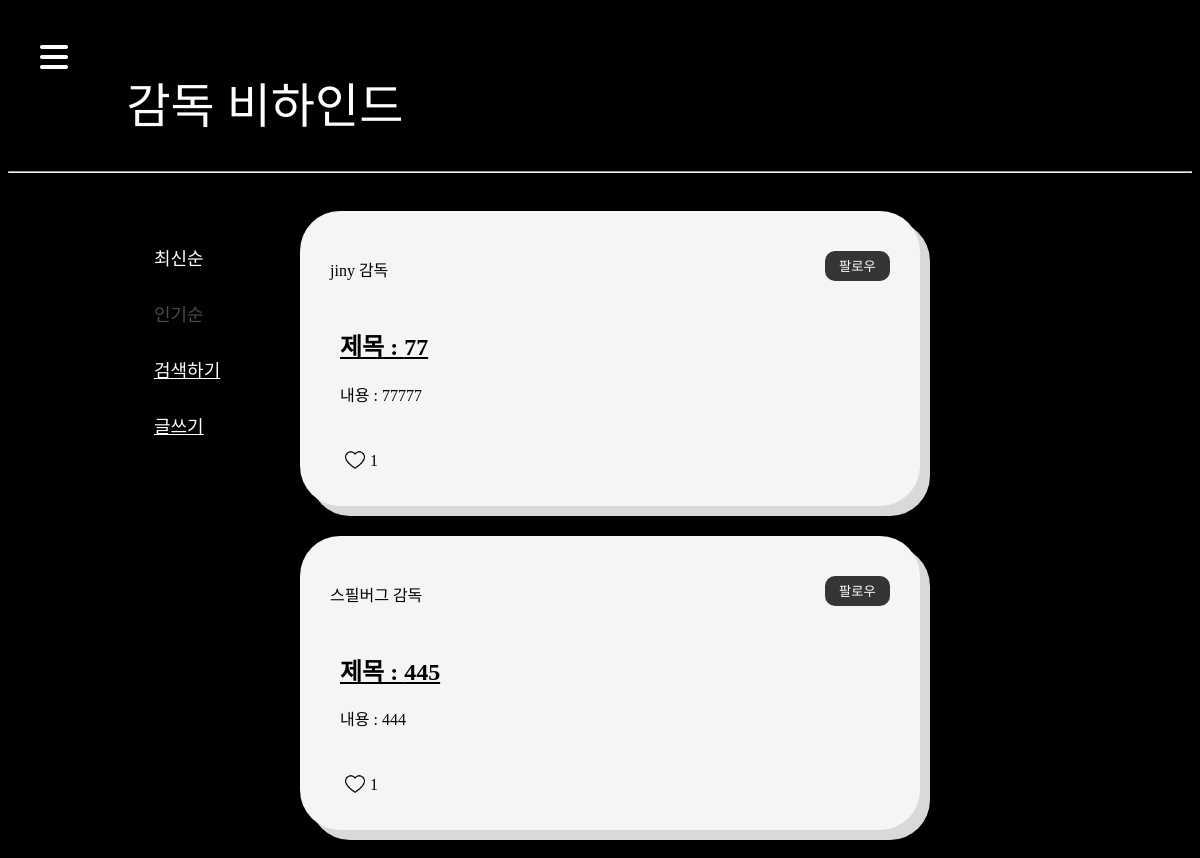
The page /behinds/ on the database as committed earlier.
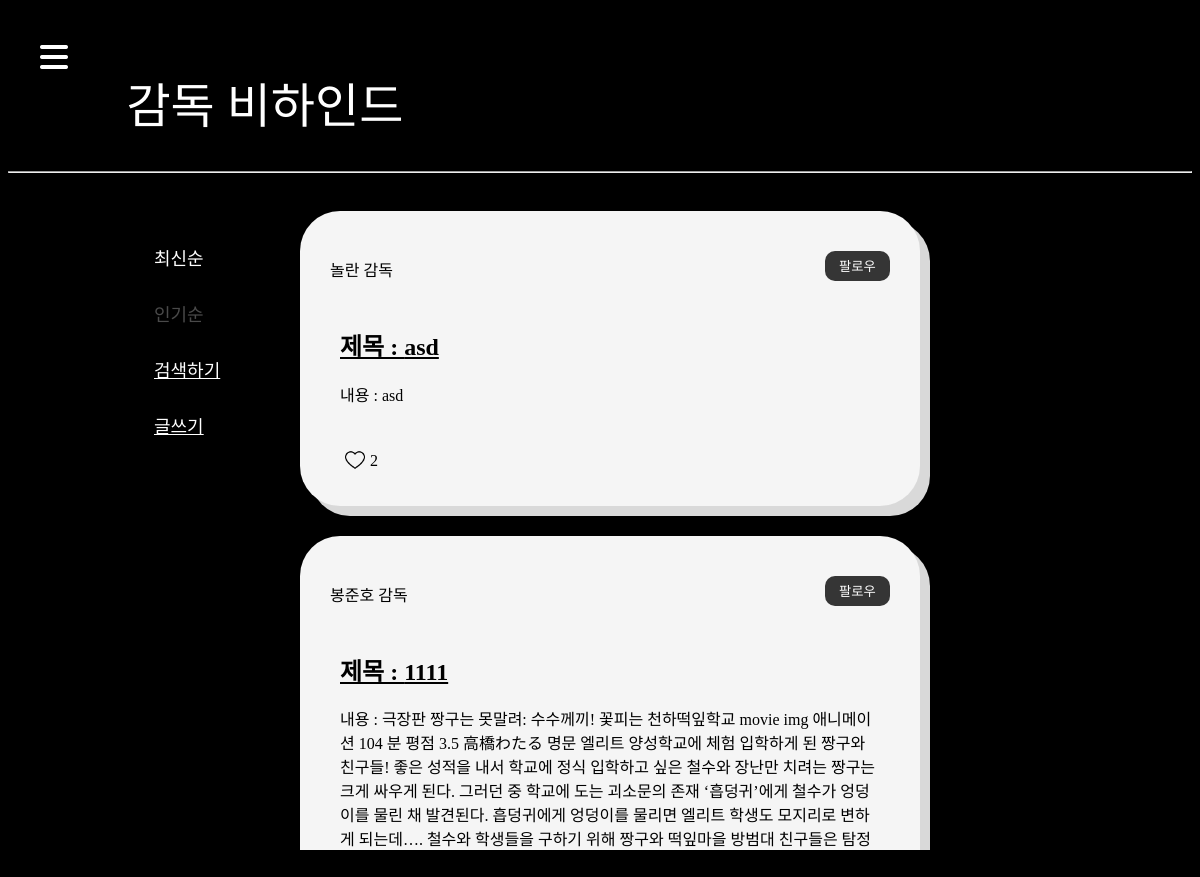
The same page on the database as committed later.
### behinds/models.py (models this page shows)
class Behind(models.Model):
    user = models.ForeignKey(settings.AUTH_USER_MODEL, on_delete=models.CASCADE)
    title = models.CharField(max_length=50)
    content = models.TextField()
    created_at = models.DateTimeField(auto_now_add=True)
    updated_at = models.DateTimeField(auto_now=True)
    like_user = models.ManyToManyField(settings.AUTH_USER_MODEL, related_name='like_behinds')

### accounts/models.py (models this page shows)
class User(AbstractUser):
    followings = models.ManyToManyField('self', symmetrical=False, related_name='followers', blank=True)
    nickname = models.CharField(max_length=20)
    behind_auth = models.BooleanField(default=False)
    profile_image = models.ImageField(upload_to="image", blank=True)

### behinds/views.py (the view)
# urls.py: path('', views.index, name="index"),
def index(request):
    if request.body:
        jsonObject = json.loads(request.body)
        if 'inputContent' in jsonObject.keys():
            inputContent = jsonObject.get('inputContent')
            behinds = Behind.objects.all()
            users = get_user_model().objects. all()
            data = []
            behind_name = get_user_model().objects.filter(username__icontains=inputContent)
            if len(inputContent) > 0 and len(behind_name) > 0:
                for user in behind_name:
                    targetBehinds = user.behind_set.filter(user=user.pk)
                    for targetbehind in targetBehinds:
                        item = {
                            'pk': targetbehind.pk,
                            'title': targetbehind.title,
                            'username': user.username,
                        }
                        data.append(item)
            behinds_title = Behind.objects.filter(title__icontains = inputContent)
            if len(inputContent) > 0 and len(behinds_title) > 0:
                for behind in behinds_title:
                    item = {
                        'pk': behind.pk,
                        'title': behind.title,
                        'username': behind.user.username,
                    }
                    flag = True
                    for d in data :
                        if d['pk'] == behind.pk:
                            flag = False
                            break
                    if flag :
                        data.append(item)
            behinds_content = Behind.objects.filter(content__icontains = inputContent)
            if len(inputContent) > 0 and len(behinds_content) > 0:
                for behind in behinds_content:
                    item = {
                        'pk': behind.pk,
                        'title': behind.title,
                        'username': behind.user.username,
                    }
                    flag = True
                    for d in data :
                        if d['pk'] == behind.pk:
                            flag = False
                            break
                    if flag :
                        data.append(item)
            context = {
                'searchResult': data
            }
            return JsonResponse(context)
    else:
        recentBehinds = Behind.objects.all().order_by('-pk')
        popularBehinds = Behind.objects.annotate(popular_count=Count('like_user')).order_by('-popular_count')
        context = {
            'recentBehinds': recentBehinds,
            'popularBehinds': popularBehinds,
        }
    return render(request, 'behinds/index.html', context)

### behinds/templates/behinds/index.html (shortened to what this page needs)
{% extends 'base.html' %}
{% load static %}
{% block css %}
  <link rel="stylesheet" href="{% static 'css/behinds.css' %}">
{% endblock css %}
{% block content %}
  <div class="nav">감독 비하인드</div>
  <hr>
  <div class="box">
    <div class="re-select-box">
      <span class="re-select" id="recent">최신순</span>
      <span class="re-select deactivate" id="popular">인기순</span>
      <span class="re-select search-box" id="search-btn">검색하기</span>
      <a href="{% url 'behinds:create' %}" data-user-auth="{{ user.behind_auth }}" class="create-page" id="create-page">글쓰기</a>
    </div>
    <div class="middle-box" id="recent-form">
      <div class="form-box" id="form-box">
        {% for behind in recentBehinds %}
          <div class="form-list" id="form-list">
            <div class="profile">
              <div class="profile-user">
                <p id="director">{{ behind.user.username }} 감독</p>
              </div>
              <form id="follow-form" data-user-id="{{ behind.user.pk }}">
                {% if user in behind.user.followers.all %}
                  <button type="submit" class="follow" id="like-button-{{ behind.user.pk }}">언팔로우</button>
                {% else %}
                  <button type="submit" class="follow" id="like-button-{{ behind.user.pk }}">팔로우</button>
                {% endif %}
              </form>
            </div>
            <div class="in-content-box">
              <a href="{% url 'behinds:detail' behind.pk %} "><h2>제목 : {{ behind.title }}</h2></a>
              {% if behind.content|length > 300 %}
                <p>내용 : {{ behind.content | slice:"301" }}...</p>
              {% else %}
                <p>내용 : {{ behind.content | slice:"301" }}</p>
              {% endif %}
              <div class="like" data-behind-id="{{ behind.pk }}">
                {% if user in behind.like_user.all %}
                  <img
                    src="{% static "images/heart.png" %}"
                    class="like-img like-img-button like-img-button-{{ behind.pk }}"
                    data-behind-id="{{ behind.pk }}"
                  >
                {% else  %}
                  <img
                    src="{% static "images/love.png" %}"
                    class="like-img like-img-button like-img-button-{{ behind.pk }}"
                    data-behind-id="{{ behind.pk }}"
                  >
                {% endif %}
                <p id="like-count-{{ behind.pk }}">{{ behind.like_user.all|length }}</p>
              </div>
            </div>
          </div>
        {% endfor %}
      </div>
    </div>
  </div>
{% endblock content %}

### templates/base.html (shortened to what this page needs)
<!DOCTYPE html>
{% load static %}
<html lang="en">
<head>
  {% block css %}
  {% endblock css %}
  <link rel="stylesheet" href="{% static 'css/navbar.css' %}">
  <link rel="stylesheet" href="https://cdnjs.cloudflare.com/ajax/libs/font-awesome/4.7.0/css/font-awesome.min.css">
</head>
<body>
  <div id="navbar-box">
    <div id="navbar">
      <a href="#" class="menu-bars" id="show-menu">
        <i class="fas fa-bars"></i>
      </a>
    </div>
  </div>
  {% block content %}
  {% endblock content %}
</body>
</html>

### behinds/static/css/behinds.css (style rules this page uses)
body { background-color: black; height: 50rem; font-family: behind; }
.nav { width: 90%; height: 4.5rem; margin-top: 0; padding-left: 10%; padding-top: 5%; padding-bottom: 2%; color: white; font-size: 3em; }
a { color: black; }
.create-page { width: 120px; color: white; }
.profile { display: flex; justify-content: space-between; }
.profile-user { display: flex; }
.box { display: flex; justify-content: center; width: 100%; height: 44rem; }
.middle-box { width: 42rem; height: 95%; margin-right: 100px; display: flex; flex-direction: column; justify-content: center; align-items: center; }
.form-box { width: 50rem; height: 95%; overflow-y: scroll; display: flex; flex-direction: column; align-items: center; padding-bottom: 50px; }
.form-list { background-color: #f5f5f5; width: 70%; padding: 30px; margin-top: 30px; border-radius: 40px; box-shadow: 10px 10px #d9d9d9; }
.follow { width: 65px; height: 30px; margin-top: 10px; border-radius: 10px; border: none; background-color: #353535; color: white; font-family: behind; cursor: pointer; }
.like { display: flex; height: 30px; margin-top: 30px; margin-left: 5px; }
.like-img { width: 20px; height: 20px; margin-top: 14px; margin-right: 5px; cursor: pointer; }
.re-select { color: white; height: fit-content; font-size: 18px; font-family: behind; background-color: transparent; text-align: start; cursor: pointer; margin-bottom: 30px; }
.re-select-box { display: flex; flex-direction: column; justify-content: center; margin-top: 80px; width: fit-content; height: 10rem; font-size: 18px; }
.deactivate { color: #4a4a4a; }
.in-content-box { width: fit-content; height: fit-content; padding: 10px; }
.search-box { display: flex; width: fit-content; text-decoration: underline; }

### static/css/navbar.css (style rules this page uses)
#navbar-box { box-sizing: border-box; margin: 0; padding: 0; position: fixed; }
#navbar { background-color: none; height: 100px; display: flex; justify-content: start; align-items: center; }
.menu-bars { margin-left: 2rem; font-size: 2rem; color: black }
.fa-bars { color: white; }

Rows that differ between the two databases and show on the page:
removed Behind: user.username "jiny", title "77", content "77777", like_user.all|length "1"
removed Behind: user.username "스필버그", title "445", content "444", like_user.all|length "1"
now on this page (row unchanged): Behind: user.username "놀란", title "asd", content "asd", like_user.all|length "2"
now on this page (row unchanged): Behind: user.username "봉준호", title "1111", content "극장판 짱구는 못말려: 수수께끼! 꽃피는 천하떡잎학교 movie img 애니메이션 104 분 평점 3.5 高橋わたる 명문 엘리트 양성학교에 체험 입학하게 된 짱구와 친구들! 좋은 성적을 내서 학교에 정식 입학하고 싶은 철수와 장난만 치려는 짱구는 크게 싸우게 된다. 그러던 중 학교에 도는 괴소문의 존재 ‘흡덩귀’에게 철수가 엉덩이를 물린 채 발견된다. 흡덩귀에게 엉덩이를 물리면 엘리트 학생도 모지리로 변하게 되는데…. 철수와 학생들을 구하기 위해 짱구와 떡잎마을 방범대 친구들은 탐정…"
